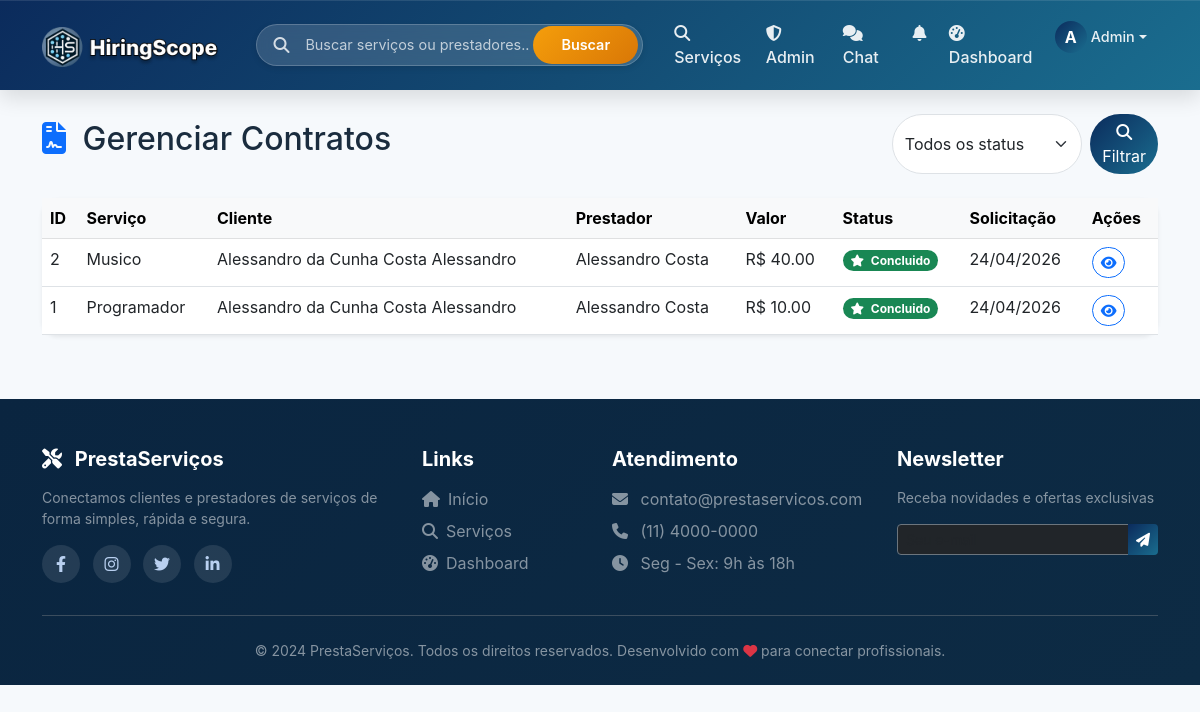
The page /admin/contratos (signed in) on the database as committed earlier.
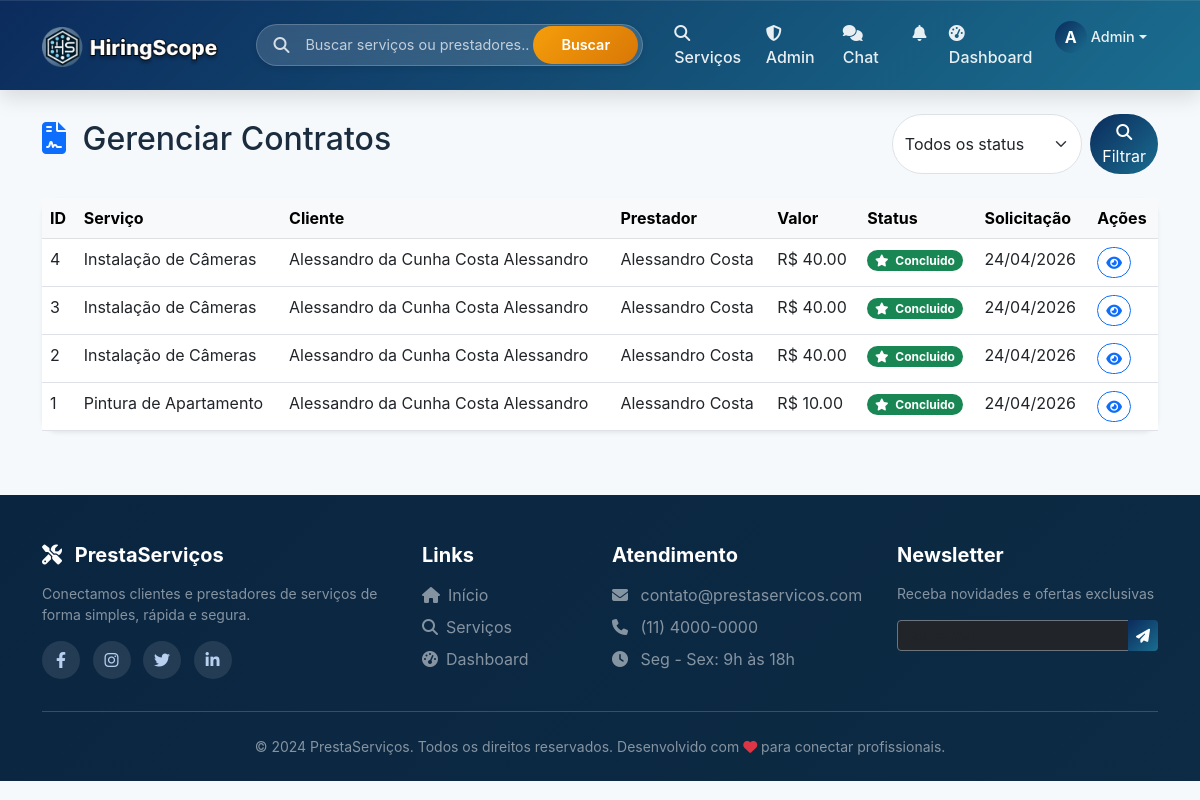
The same page on the database as committed later.
### models.py (models this page shows, shortened)
class Contrato(db.Model):
    __tablename__ = 'contratos'
    id = db.Column(db.Integer, primary_key=True)
    cliente_id = db.Column(db.Integer, db.ForeignKey('usuarios.id'), nullable=False)
    prestador_id = db.Column(db.Integer, db.ForeignKey('usuarios.id'), nullable=False)
    servico_id = db.Column(db.Integer, db.ForeignKey('servicos.id'), nullable=False)
    status = db.Column(db.String(20), default='pendente')  # pendente, aceito, em_andamento, concluido, cancelado
    data_solicitacao = db.Column(db.DateTime, default=datetime.utcnow)
    data_aceite = db.Column(db.DateTime, nullable=True)
    data_inicio = db.Column(db.DateTime, nullable=True)
    data_conclusao = db.Column(db.DateTime, nullable=True)
    mensagem_cliente = db.Column(db.Text, nullable=True)
    mensagem_prestador = db.Column(db.Text, nullable=True)
    preco_acordado = db.Column(db.Float, nullable=True)
    cliente = db.relationship('Usuario', foreign_keys=[cliente_id], back_populates='contratos_como_cliente')
    prestador = db.relationship('Usuario', foreign_keys=[prestador_id], back_populates='contratos_como_prestador')
    servico = db.relationship('Servico', foreign_keys=[servico_id], back_populates='contratos')
    avaliacao = db.relationship('Avaliacao', back_populates='contrato', uselist=False, cascade='all, delete-orphan')
    def get_status_icon(self):
        icons = {
            'pendente': 'fa-clock',
            'aceito': 'fa-check-circle',
            'em_andamento': 'fa-spinner',
            'concluido': 'fa-star',
            'cancelado': 'fa-times-circle'
        }
        return icons.get(self.status, 'fa-file-contract')
    def get_status_color(self):
        colors = {
            'pendente': 'warning',
            'aceito': 'info',
            'em_andamento': 'primary',
            'concluido': 'success',
            'cancelado': 'danger'
        }
        return colors.get(self.status, 'secondary')

class Servico(db.Model):
    __tablename__ = 'servicos'
    id = db.Column(db.Integer, primary_key=True)
    prestador_id = db.Column(db.Integer, db.ForeignKey('usuarios.id'), nullable=False)
    titulo = db.Column(db.String(200), nullable=False)
    descricao = db.Column(db.Text, nullable=False)
    categoria = db.Column(db.String(100))
    tipo_preco = db.Column(db.String(20), default='fixo')  # fixo, hora, dia, metro, consulta
    preco = db.Column(db.Float)
    destaque = db.Column(db.Boolean, default=False)
    destaque_pago = db.Column(db.Boolean, default=False)
    destaque_data_fim = db.Column(db.DateTime, nullable=True)
    data_postagem = db.Column(db.DateTime, default=datetime.utcnow)
    imagem_base64 = db.Column(db.Text, nullable=True)
    prestador = db.relationship('Usuario', foreign_keys=[prestador_id], back_populates='servicos_oferecidos')
    solicitacoes = db.relationship('Solicitacao', back_populates='servico', lazy=True, overlaps='servico_rel')
    avaliacoes = db.relationship('Avaliacao', back_populates='servico', lazy=True, overlaps='servico_rel')
    contratos = db.relationship('Contrato', back_populates='servico', lazy=True, overlaps='servico_rel')

class Usuario(UserMixin, db.Model):
    __tablename__ = 'usuarios'
    id = db.Column(db.Integer, primary_key=True)
    nome = db.Column(db.String(100), nullable=False)
    email = db.Column(db.String(100), unique=True, nullable=False)
    senha_hash = db.Column(db.String(200), nullable=False)
    telefone = db.Column(db.String(20))
    tipo = db.Column(db.String(20), nullable=False)  # cliente, prestador
    is_admin = db.Column(db.Boolean, default=False)  # NOVO CAMPO
    data_cadastro = db.Column(db.DateTime, default=datetime.utcnow)
    foto_perfil = db.Column(db.String(200), default='default.jpg')
    foto_url = db.Column(db.String(500), nullable=True)  # URL da foto do Google
    descricao = db.Column(db.Text)
    servicos_oferecidos = db.relationship('Servico', back_populates='prestador', lazy=True, overlaps='prestador_rel')
    avaliacoes_recebidas = db.relationship('Avaliacao', foreign_keys='Avaliacao.prestador_id', back_populates='prestador', lazy=True, overlaps='avaliado_rel')
    avaliacoes_feitas = db.relationship('Avaliacao', foreign_keys='Avaliacao.cliente_id', back_populates='cliente', lazy=True, overlaps='avaliador_rel')
    favoritos = db.relationship('Favorito', foreign_keys='Favorito.cliente_id', back_populates='cliente', lazy=True, overlaps='cliente_rel')
    contratos_como_cliente = db.relationship('Contrato', foreign_keys='Contrato.cliente_id', back_populates='cliente', lazy=True, overlaps='cliente_rel')
    contratos_como_prestador = db.relationship('Contrato', foreign_keys='Contrato.prestador_id', back_populates='prestador', lazy=True, overlaps='prestador_rel')

### routes/admin_routes.py (the view)
@admin_bp.route('/contratos')
@admin_required
def contratos():
    status = request.args.get('status', '')
    query = Contrato.query
    if status:
        query = query.filter_by(status=status)
    contratos = query.order_by(Contrato.data_solicitacao.desc()).paginate(page=request.args.get('page', 1, type=int), per_page=20)
    status_list = ['pendente', 'aceito', 'em_andamento', 'concluido', 'cancelado']
    return render_template('admin/contratos.html', contratos=contratos, status=status, status_list=status_list)

### app.py (called while the page is built)
@login_manager.user_loader
def load_user(user_id):
    from models import Usuario
    return Usuario.query.get(int(user_id))

@app.context_processor
def utility_processor():
    def get_icone_categoria(categoria):
        icons = {
            'Tecnologia': 'fa-laptop-code', 'Construção': 'fa-hard-hat',
            'Design': 'fa-paintbrush', 'Educação': 'fa-chalkboard-user',
            'Saúde': 'fa-heartbeat', 'Marketing': 'fa-chart-line'
        }
        return icons.get(categoria, 'fa-tools')
    def get_cor_categoria(categoria):
        colors = {
            'Tecnologia': 'primary', 'Construção': 'warning',
            'Design': 'danger', 'Educação': 'success', 'Saúde': 'info'
        }
        return colors.get(categoria, 'dark')
    return {
        'get_icone_categoria': get_icone_categoria,
        'get_cor_categoria': get_cor_categoria,
        'now': datetime.utcnow()
    }

### templates/admin/contratos.html (shortened to what this page needs)
{% extends "base.html" %}
{% block content %}
<div class="container mt-4">
    <div class="d-flex justify-content-between align-items-center mb-4 flex-wrap gap-3">
        <h2>
            <i class="fas fa-file-contract text-primary me-2"></i>
            Gerenciar Contratos
        </h2>
        <div>
            <form method="GET" class="d-flex gap-2">
                <select name="status" class="form-select rounded-pill">
                    <option value="">Todos os status</option>
                </select>
                <button type="submit" class="btn btn-primary rounded-pill">
                    <i class="fas fa-search"></i> Filtrar
                </button>
            </form>
        </div>
    </div>
    <div class="card shadow-sm border-0 rounded-4">
        <div class="card-body p-0">
            <div class="table-responsive">
                <table class="table table-hover mb-0">
                    <thead class="table-light">
                        <tr>
                            <th>ID</th>
                            <th>Serviço</th>
                            <th>Cliente</th>
                            <th>Prestador</th>
                            <th>Valor</th>
                            <th>Status</th>
                            <th>Solicitação</th>
                            <th>Ações</th>
                        </tr>
                    </thead>
                    <tbody>
                        {% for contrato in contratos.items %}
                        <tr>
                            <td>{{ contrato.id }}</td>
                            <td>{{ contrato.servico.titulo[:30] }}{% if contrato.servico.titulo|length > 30 %}...{% endif %}</td>
                            <td>{{ contrato.cliente.nome }}</td>
                            <td>{{ contrato.prestador.nome }}</td>
                            <td>R$ {{ "%.2f"|format(contrato.preco_acordado) if contrato.preco_acordado else 'Sob consulta' }}</td>
                            <td>
                                <span class="badge bg-{{ contrato.get_status_color() }} rounded-pill">
                                    <i class="fas {{ contrato.get_status_icon() }} me-1"></i>
                                    {{ contrato.status|replace('_', ' ')|title }}
                                </span>
                            </td>
                            <td>{{ contrato.data_solicitacao.strftime('%d/%m/%Y') }}</td>
                            <td>
                                <a href="{{ url_for('contrato.detalhe_contrato', contrato_id=contrato.id) }}" class="btn btn-sm btn-outline-primary rounded-pill" target="_blank">
                                    <i class="fas fa-eye"></i>
                                </a>
                            </td>
                        </tr>
                        {% endfor %}
                    </tbody>
                </table>
            </div>
        </div>
    </div>
</div>
{% endblock %}

Rows that differ between the two databases and show on the page:
added Contrato: id "4", servico "Instalação de Câmeras", cliente.nome "Alessandro da Cunha Costa Alessandro", prestador.nome "Alessandro Costa", preco_acordado "40.00", status "Concluido", data_solicitacao "24/04/2026"
added Contrato: id "3", servico "Instalação de Câmeras", cliente.nome "Alessandro da Cunha Costa Alessandro", prestador.nome "Alessandro Costa", preco_acordado "40.00", status "Concluido", data_solicitacao "24/04/2026"
changed through a linked row, Contrato id 2: servico "Musico" → "Instalação de Câmeras"
changed through a linked row, Contrato id 1: servico "Programador" → "Pintura de Apartamento"
